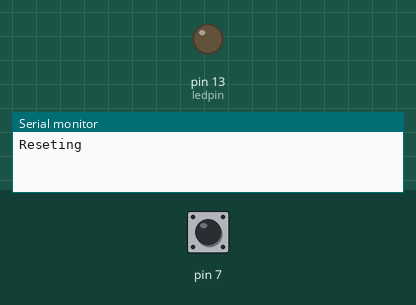
Recording of a sketch running on a simulated Arduino Uno, built with avr-gcc and run on an emulated ATmega328P. Parts: output pins drawn as LEDs (lit = HIGH), the last lines printed to the serial monitor. Inputs (shaded band) come from the test bench; at power-on: pin 7 LOW. The modem accepts every AT command (registered, SIM ready, sends succeed) and sends nothing else.

Above: at 4.2 s.
4.3 s: pin 7 pulsed HIGH 5 times (0.12 s each, 0.3 s apart)
At 5.72 s:
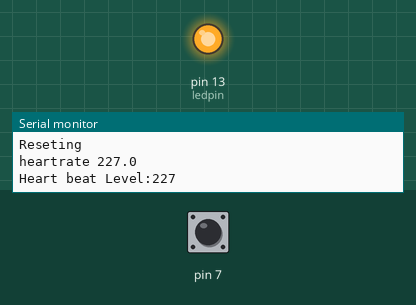
Timing chart, 0 to 7.3 s (numbered marks = the images above; inputs shaded):
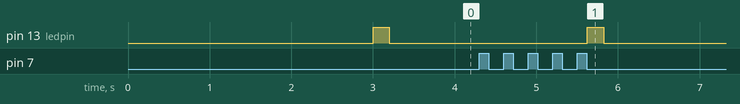

Measured:
- after the input at 4.3 s, pin 13 (ledpin): LOW → HIGH after 1.3 s, → LOW 0.20 s later

The sketch:

heart_rate_codings.B.ino
```cpp
 /*----------------------------------------------------------*/
//RX pin 10 --> esp TX
//TX pin 11 --> esp RX

/*-----------------------------------------------------*/
#include <Wire.h>
#include <SoftwareSerial.h>
#include <stdlib.h>

/*-------------------------------------------------------*/
// LED indicattion for sensor readings uploaded
    int ledpin   =  13;


#define TIME_OUT 15000
long int previous =0;
long int time_out =0;
/*------------------------------------------------------------*/

// your channel's thingspeak API key
String apiKey ="HJXKWP5RCRLJ9N7Z";

/*----------------------------------------------------*/
SoftwareSerial ser(2,3);// RX, TX

int count=0,i=0,k=0,heartrate=0;
unsigned long time2,time1;
unsigned long time;

// this runs once
void setup()
{


  // initialize the digital pin as an output.


 pinMode(ledpin,OUTPUT);
 pinMode(7,INPUT);

  // enable debug serial
  Serial.begin(9600);
  // enable software serial
  ser.begin(115200);


  // reset ESP8266
  ser.println("AT+RST");
  Serial.println("Reseting");
  delay(3000);

 //digitalWrite(8,HIGH);
}


// the loop
void loop()

{

  // blink LED on board
   long int current= millis();
  digitalWrite(ledpin, HIGH);
  delay(200);
  digitalWrite(ledpin, LOW);


  // Read the value from Sensors
  // Read 10 values for averaging.
  /*--------------------------------------------------------*/
   int k=0,heartrate=0;
   int i = 0;

    while(k<5)
    {
     if(digitalRead(7))
     {
      if(k==0)
      time1=millis();
      k++;
      while(digitalRead(7));
     }
    }
      time2=millis();
      heartrate=time2-time1;
      heartrate=heartrate/5;
      heartrate=60000/heartrate;
      delay(2);

      //Serial.print("Heart: ");
      //Serial.println(heartrate);
      //delay(1);//int gas,ph;

    //gas = analogRead(0);
    //delay(2);
//    ph = analogRead(1);
//    delay(2);

  /*-------------------------------------------------------*/

  /*-------------------------------------------------------*/
  // convert to string
    char buf[16];
//    char c;
//    if(Serial.available()>0)
//    {
//     c =Serial.read()
//     while(c != 0A){
//       rec +=c;
//        c = Serial.read();
//
//
//      }
//    }

    String strheartrate  = dtostrf(heartrate, 4, 1, buf);
  /*---------------------------------------------------------------*/
//    String strph   = dtostrf(ph, 4, 1, buf);
  /*-------------------------------------------------------------*/
//   String strtemp   = dtostrf(temp, 4, 1, buf);

//
  Serial.print("heartrate ");
 Serial.println(strheartrate);
// // Serial.println(rec);
//
  /*--------------------------------------------------------*/
// Serial.print("ph  ");
// Serial.println(strph);

// Serial.print("temp  ");
// Serial.println(strtemp);
//  /*--------------------------------------------------------*/
 if(time_out >= TIME_OUT){

     time_out = 0;
  // TCP connection
  String cmd = "AT+CIPSTART=\"TCP\",\"";
  cmd += "184.106.153.149"; // api.thingspeak.com
  cmd += "\",80";
  ser.println(cmd);
 /*-----------------------------------------------*/
  if(ser.find("Error")){
    Serial.println("AT+CIPSTART error");
    return;
  }
 /*----------------------------------------*/
  // prepare GET string
  String getStr = "GET /update?api_key=";
  getStr += apiKey;
  getStr +="&field1=";
  getStr += String(strheartrate);
//  getStr +="&field2=";
//  getStr += String(strph);
//  getStr +="&field3=";
//  getStr += String(strprox);
//  getStr +="&field4=";
//  getStr += String(strvolt);
  getStr += "\r\n\r\n";


/*-----------------------------------------------------------*/
  // send data length
  cmd = "AT+CIPSEND=";
  cmd += String(getStr.length());
  ser.println(cmd);
  /*-------------------------------------------*/
    if(ser.find(">"))
    {
    ser.print(getStr);
    }
  else{

    ser.println("AT+CIPCLOSE");
    // alert user
    Serial.println("AT+CIPCLOSE");
  }
  /*-------------------------------------------------------------------*/
  }

else{
     time_out += current - previous;
     previous = current;

}

if (heartrate > 250)
{
  Serial.println("Heart Rate HIGH");
}
else {
  Serial.print("Heart beat Level:");
   Serial.println(heartrate);
}

  // thingspeak needs 15 sec delay between updates


}
```
